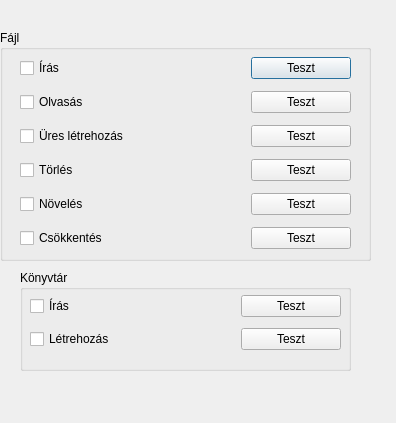
<?xml version="1.0" encoding="UTF-8"?>
<ui version="4.0">
 <class>UnitTestDialog</class>
 <widget class="QDialog" name="UnitTestDialog">
  <property name="geometry">
   <rect>
    <x>0</x>
    <y>0</y>
    <width>396</width>
    <height>423</height>
   </rect>
  </property>
  <property name="windowTitle">
   <string>Dialog</string>
  </property>
  <widget class="QGroupBox" name="groupBox">
   <property name="geometry">
    <rect>
     <x>0</x>
     <y>30</y>
     <width>371</width>
     <height>231</height>
    </rect>
   </property>
   <property name="title">
    <string>Fájl</string>
   </property>
   <widget class="QWidget" name="">
    <property name="geometry">
     <rect>
      <x>20</x>
      <y>21</y>
      <width>331</width>
      <height>206</height>
     </rect>
    </property>
    <layout class="QGridLayout" name="gridLayout">
     <item row="0" column="0">
      <widget class="QCheckBox" name="irasBox">
       <property name="text">
        <string>Írás</string>
       </property>
      </widget>
     </item>
     <item row="0" column="1">
      <widget class="QPushButton" name="irasButton">
       <property name="maximumSize">
        <size>
         <width>100</width>
         <height>16777215</height>
        </size>
       </property>
       <property name="text">
        <string>Teszt</string>
       </property>
      </widget>
     </item>
     <item row="1" column="0">
      <widget class="QCheckBox" name="olvasasBox">
       <property name="text">
        <string>Olvasás</string>
       </property>
      </widget>
     </item>
     <item row="1" column="1">
      <widget class="QPushButton" name="olvasasButton">
       <property name="maximumSize">
        <size>
         <width>100</width>
         <height>16777215</height>
        </size>
       </property>
       <property name="text">
        <string>Teszt</string>
       </property>
      </widget>
     </item>
     <item row="2" column="0">
      <widget class="QCheckBox" name="uresBox">
       <property name="text">
        <string>Üres létrehozás</string>
       </property>
      </widget>
     </item>
     <item row="2" column="1">
      <widget class="QPushButton" name="uresButton">
       <property name="maximumSize">
        <size>
         <width>100</width>
         <height>16777215</height>
        </size>
       </property>
       <property name="text">
        <string>Teszt</string>
       </property>
      </widget>
     </item>
     <item row="3" column="0">
      <widget class="QCheckBox" name="torlesBox">
       <property name="enabled">
        <bool>true</bool>
       </property>
       <property name="text">
        <string>Törlés</string>
       </property>
      </widget>
     </item>
     <item row="3" column="1">
      <widget class="QPushButton" name="torlesButton">
       <property name="maximumSize">
        <size>
         <width>100</width>
         <height>16777215</height>
        </size>
       </property>
       <property name="text">
        <string>Teszt</string>
       </property>
      </widget>
     </item>
     <item row="4" column="0">
      <widget class="QCheckBox" name="novelesBox">
       <property name="text">
        <string>Növelés</string>
       </property>
      </widget>
     </item>
     <item row="4" column="1">
      <widget class="QPushButton" name="novelesButton">
       <property name="maximumSize">
        <size>
         <width>100</width>
         <height>16777215</height>
        </size>
       </property>
       <property name="text">
        <string>Teszt</string>
       </property>
      </widget>
     </item>
     <item row="5" column="0">
      <widget class="QCheckBox" name="csokkentBox">
       <property name="text">
        <string>Csökkentés</string>
       </property>
      </widget>
     </item>
     <item row="5" column="1">
      <widget class="QPushButton" name="csokkentButton">
       <property name="text">
        <string>Teszt</string>
       </property>
      </widget>
     </item>
    </layout>
   </widget>
  </widget>
  <widget class="QGroupBox" name="groupBox_2">
   <property name="geometry">
    <rect>
     <x>20</x>
     <y>270</y>
     <width>331</width>
     <height>101</height>
    </rect>
   </property>
   <property name="title">
    <string>Könyvtár</string>
   </property>
   <widget class="QWidget" name="layoutWidget">
    <property name="geometry">
     <rect>
      <x>10</x>
      <y>20</y>
      <width>311</width>
      <height>66</height>
     </rect>
    </property>
    <layout class="QGridLayout" name="gridLayout_2">
     <item row="0" column="0">
      <widget class="QCheckBox" name="kirasBox">
       <property name="text">
        <string>Írás</string>
       </property>
      </widget>
     </item>
     <item row="0" column="1">
      <widget class="QPushButton" name="kirasButton">
       <property name="maximumSize">
        <size>
         <width>100</width>
         <height>16777215</height>
        </size>
       </property>
       <property name="text">
        <string>Teszt</string>
       </property>
      </widget>
     </item>
     <item row="1" column="0">
      <widget class="QCheckBox" name="kletrehozBox">
       <property name="text">
        <string>Létrehozás</string>
       </property>
      </widget>
     </item>
     <item row="1" column="1">
      <widget class="QPushButton" name="kletrehozasButton">
       <property name="maximumSize">
        <size>
         <width>100</width>
         <height>16777215</height>
        </size>
       </property>
       <property name="text">
        <string>Teszt</string>
       </property>
      </widget>
     </item>
    </layout>
   </widget>
  </widget>
 </widget>
 <resources/>
 <connections/>
</ui>
